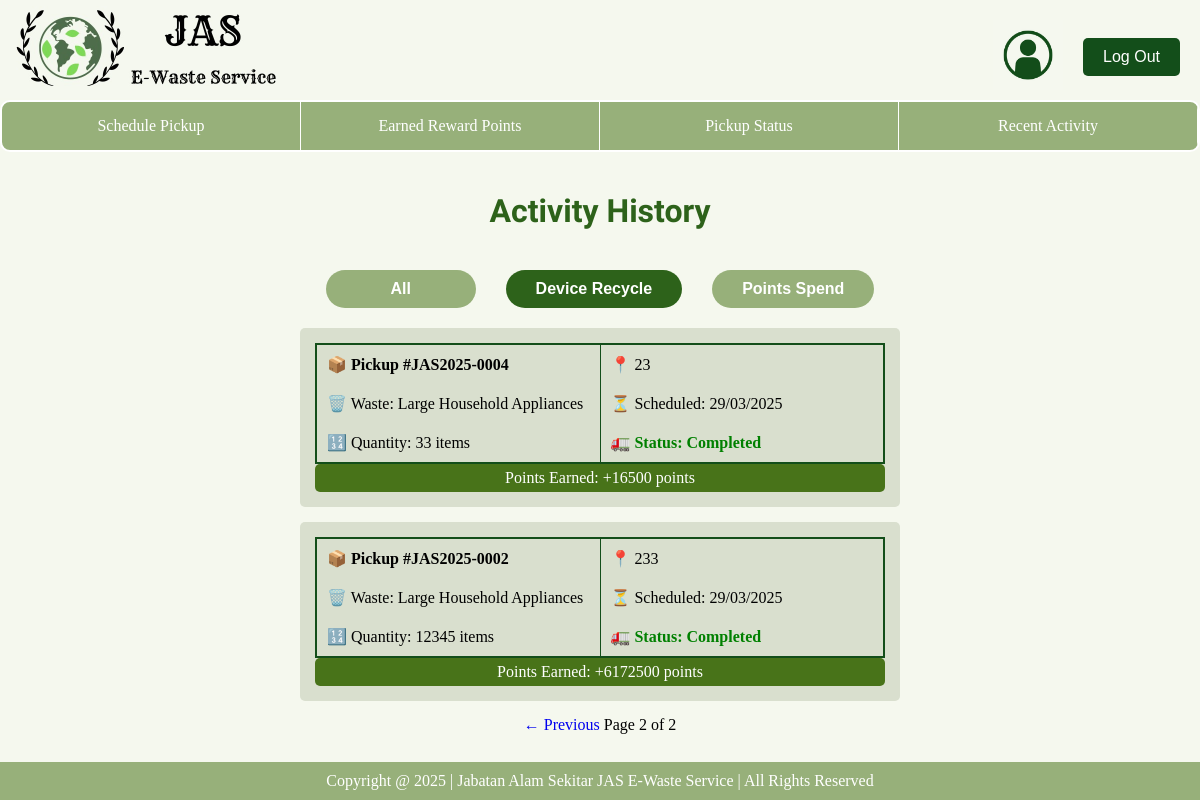
/customer/history-device/?page=2 (signed in), run on the app's committed database.
### database/models.py (models this page shows, shortened)
class ScheduleRequest(models.Model):
    requestID = models.CharField(primary_key=True, max_length=200)
    customer = models.ForeignKey(Customer, on_delete=models.CASCADE)
    category = models.ForeignKey(ItemCategory, on_delete=models.CASCADE)
    quantity = models.IntegerField()
    weight = models.TextField()
    date = models.DateField()
    time = models.TimeField()
    address = models.TextField()
    status = models.CharField(max_length=50, default="Pending")
    rejectedReason = models.ForeignKey(Reason, on_delete=models.CASCADE, null=True, blank=True)
    driver = models.ForeignKey(Driver, on_delete=models.CASCADE, null=True, blank=True)
    operator = models.ForeignKey(Operator, on_delete=models.CASCADE, null=True, blank=True)
    trackingnumber = models.CharField(max_length=200, unique=True)

### customer/views.py (the view)
# urls.py: path('history-device/', device_recycled, name='device_recycled'), #Activity History - Recycled Device
def device_recycled(request):
    customerID = request.session.get('user_id')
    pickup_requests = (ScheduleRequest.objects.filter(
                        Q(status='Completed') | Q(status='Rejected'),
                        customer__customerID=customerID)
                       .select_related('category')
                       .values('trackingnumber', 'address', 'category__itemType', 'date', 'quantity', 'status', 'rejectedReason__reason')
                       .annotate(total=F('quantity') * F('category__pointsGiven')) #this here is to calculate the total points using F()
                       .order_by('-date', '-time') # order by date
                        )
    pagination = Paginator(pickup_requests, 4) # limit 4 data per page
    page = request.GET.get('page') #keep track on what page is the user in
    devices = pagination.get_page(page)
    if not devices.object_list:
        return render(request, 'customer/activityHis-Device.html', {"Empty": True})
    return render(request, 'customer/activityHis-Device.html', {"historyPages": devices})

### customer/templates/customer/activityHis-Device.html (shortened to what this page needs)
{% extends 'customer/base_customer.html' %}
{% load static %}
{% block extra_css %}
    <link rel="stylesheet" href="{% static 'css/activityHis-Device.css' %}">
{% endblock %}
{% block content %}
<body>
    <h1 class="title">Activity History</h1>
    <div class="btn-container">
        <a href="{% url 'customer:history_all' %}">
            <button class="tab-btn">All</button>
        </a>
        <a href="{% url 'customer:device_recycled' %}">
            <button class="tab-btn active">Device Recycle</button>
        </a>
        <a href="{% url 'customer:voucher_redeemed' %}">
            <button class="tab-btn">Points Spend</button>
        </a>
    </div>
    {% for request in historyPages %}
        <div class="activity-container">
            <div class="activity-box">
                <table>
                    <tr>
                        <td>📦 <strong>Pickup {{ request.trackingnumber }}</strong></td>
                        <td>📍 {{ request.address}}</td>
                    </tr>
                    <tr>
                        <td>🗑️ Waste: {{ request.category__itemType }}</td>
                        <td>⏳ Scheduled: {{ request.date|date:"d/m/Y" }}</td>
                    </tr>
                    <tr>
                        <td>🔢 Quantity: {{ request.quantity }} items</td>
                        {% if request.status == 'Completed' %}
                            <td>🚛 <span class="status completed">Status: Completed</span></td>
                        {% else %}
                            <td>🚛 <span class="status rejected">Status: Rejected</span></td>
                        {% endif %}
                    </tr>
                </table>
            {% if request.status == 'Completed' %}
                <div class="points-earned">Points Earned: +{{ request.total }} points</div>
            {% else %}
                <div class="reason">Reason: {{ request.rejectedReason__reason }}</div>
            {% endif %}
            </div>
        </div>
    {% endfor %}
    <div>
        {% if not Empty %}
            {% if historyPages.has_previous %}
                <a href="?page={{ historyPages.previous_page_number }}" style="text-decoration:none;"> &larr; Previous</a>
            {% endif %}
            <span>Page {{ historyPages.number }} of {{ historyPages.paginator.num_pages }}</span>
        {% else %}
            <p>No History Available</p>
        {% endif %}
    </div>
</body>
{% endblock %}

### static/css/base.css (style rules this page uses)
html, body { height: 100%; margin: 0; display: flex; flex-direction: column; }

### customer/static/css/activityHis-Device.css (style rules this page uses)
body { background-color: #F5F8EE; text-align: center; margin: 0; padding: 20px; min-height: 100vh; margin: 0; }
.title { font-family: 'Sansita Swashed', cursive; font-size: 32px; color: #2d621a; padding: 40px; }
.btn-container { display: flex; justify-content: center; gap: 30px; margin-bottom: 20px; }
.tab-btn { background: #97B07A; color: white; padding: 10px 30px; border: none; border-radius: 20px; cursor: pointer; font-size: 16px; font-weight: bold; min-width: 150px; text-align: center; }
.tab-btn.active { background: #2d621a; }
.activity-container { width: 90%; max-width: 600px; margin: auto; }
.activity-box { background: #D9DFCE; padding: 15px; margin-bottom: 15px; border-radius: 5px; text-align: left; }
.status { font-weight: bold; }
.completed { color: green; }
table { width: 100%; border-collapse: collapse; border: 2px solid #134E1A; overflow: hidden; table-layout: fixed; }
td { padding: 10px; text-align: left; border-left: 1px solid #134E1A; border-right: 1px solid #134E1A; border-radius: 5px; }
.points-earned { background: #487319; color: white; padding: 5px; border-radius: 5px; text-align: center; }

### customer/templates/customer/header-customer.html (style rules this page uses)
* { margin: 0; padding: 0; box-sizing: border-box; }
body { margin: 0; padding: 0; z-index: 1000; }

### customer/templates/customer/navbar-customer.html (style rules this page uses)
body { margin: 0; padding: 0; z-index: 2; }

### data on the page
ScheduleRequest: trackingnumber "#JAS2025-0004", address "23", category__itemType "Large Household Appliances", date "29/03/2025", quantity "33", total "16500"
ScheduleRequest: trackingnumber "#JAS2025-0002", address "233", category__itemType "Large Household Appliances", date "29/03/2025", quantity "12345", total "6172500"

### other printed values
{{ historyPages.number }} "2"
{{ historyPages.paginator.num_pages }} "2"
